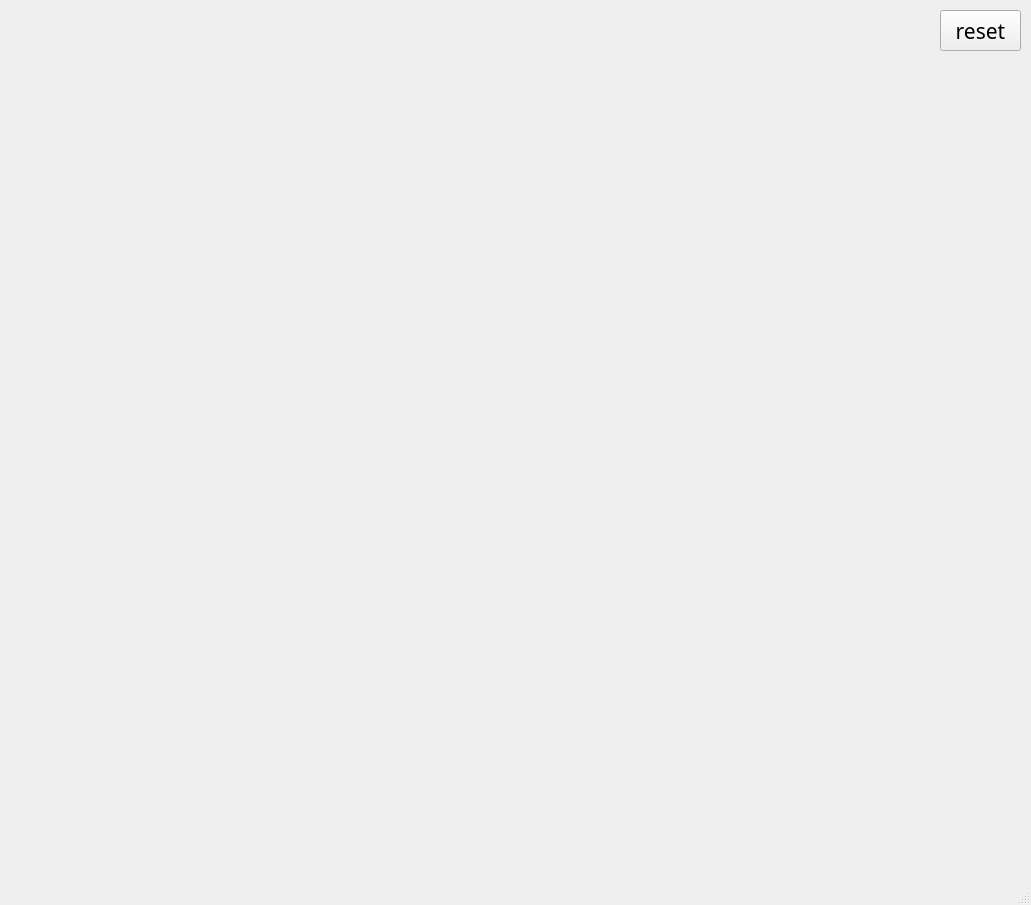
<?xml version="1.0" encoding="UTF-8"?>
<ui version="4.0">
 <class>MainWindow</class>
 <widget class="QMainWindow" name="MainWindow">
  <property name="geometry">
   <rect>
    <x>0</x>
    <y>0</y>
    <width>1031</width>
    <height>905</height>
   </rect>
  </property>
  <property name="windowTitle">
   <string>MainWindow</string>
  </property>
  <widget class="QWidget" name="centralwidget">
   <widget class="QPushButton" name="pb">
    <property name="geometry">
     <rect>
      <x>940</x>
      <y>10</y>
      <width>81</width>
      <height>41</height>
     </rect>
    </property>
    <property name="font">
     <font>
      <family>둥근모꼴</family>
      <pointsize>16</pointsize>
     </font>
    </property>
    <property name="text">
     <string>reset</string>
    </property>
    <property name="iconSize">
     <size>
      <width>100</width>
      <height>100</height>
     </size>
    </property>
   </widget>
  </widget>
  <widget class="QMenuBar" name="menubar">
   <property name="geometry">
    <rect>
     <x>0</x>
     <y>0</y>
     <width>1031</width>
     <height>21</height>
    </rect>
   </property>
  </widget>
  <widget class="QStatusBar" name="statusbar"/>
 </widget>
 <resources/>
 <connections/>
</ui>
